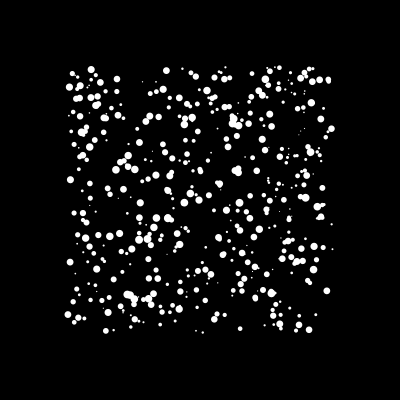
Frame 1 (no input)
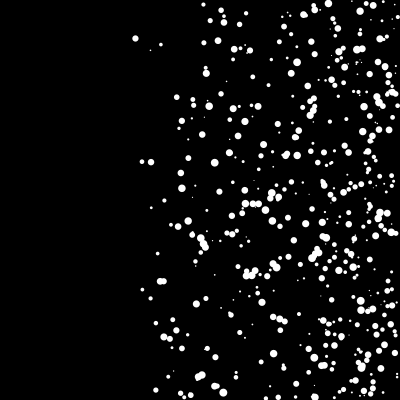
Frame 60 (the mouse pressed at the canvas centre just before this capture)
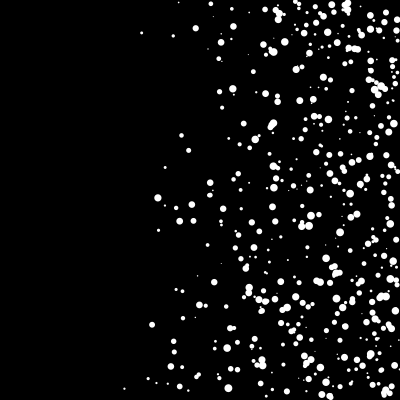
Frame 120 (the mouse held since frame 60 and released just before this capture)

The Processing sketch that drew these frames (run headless with seeded random() and noise(); from frame 60 on, the mouse is pressed at the canvas centre):

// Processing sketch: multiple_bounce_ball
// ── multiple_bounce_ball.pde
/*
title: Many Bouncing Balls
description: balls deflect off sketch window edges
created: August 9, 2005
by: Ira Greenberg
*/
// global variables
int ballCount = 500;
int ballSize = 8;
int ballSpeed = 3;
float[]xspeed = new float[ballCount];
float[]yspeed= new float[ballCount];
float[]xpos = new float[ballCount];
float[]ypos = new float[ballCount];
float[]wdth = new float[ballCount];
float[]ht = new float[ballCount];
//initialize sketch
void setup(){
//set sketch window size and background color
size(400, 400);
background(0);
//initialize values for all balls
for (int i=0; i<ballCount; i++){
// set varied ball speed
xspeed[i] = random(1, ballSpeed);
yspeed[i] = random(-ballSpeed, ballSpeed);
// ball varied ball sizes
wdth[i]= random(1, ballSize);
ht[i]= wdth[i];
// set initial ball placement
xpos[i] = width/2+random(-width/3, width/3);
ypos[i] = height/2+random(-height/3, height/3);
}
// turn off shape stroke rendering
noStroke();
//set the animation loop speed
frameRate(30);
}
// begin animation loop
void draw(){
/*updates background
comment out to use alternate
fill option below*/
background(0);
for (int i=0; i<ballCount; i++){
  /*To use this fill option:
1. uncomment fill call below
2. comment out the background
function call above*/
// fill(i*255/ballCount);
//draw balls
ellipse(xpos[i], ypos[i], wdth[i], ht[i]);
//upgrade position values
xpos[i]+=xspeed[i];
ypos[i]+=yspeed[i];
/*conditionals:
detects ball collision with sketch window edges
accounting for ball thickness.
*/
if (xpos[i]+wdth[i]/2>=width || xpos[i]<=wdth[i]/2){
xspeed[i]*=-1;
}
if (ypos[i]+ht[i]/2>=height || ypos[i]<=ht[i]/2){
yspeed[i]*=-1;
}
}
}
